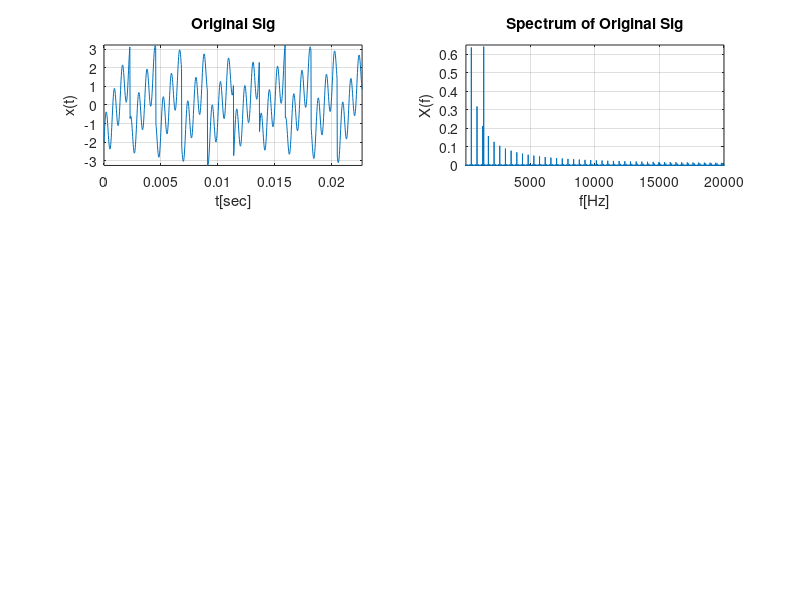

The MATLAB script that drew this image: (Note: this script raises an error after producing the figure.)
fs = 44100;
T = 1;
N = fs*T;
fc = 880;
f0 = 440; f1 = 1396.91;
t = (0:N-1)*(1/fs);
A0 = 2; A1 = 1.3;
fgrid = fs*(0:N-1)/N;
xt = A0*sawtooth(2*pi*f0.*t) + A1*sin(2*pi*f1.*t);
Xf = (1/N)*fft(xt);

%% LP Section: 
% figure(1); subplot(221); plot(t(1:1000),xt(1:1000)); grid on; axis tight; 
% title("Original Sig"); ylabel("x(t)"); xlabel("t[sec]");
% subplot(222); plot(fgrid,abs(Xf)); grid on; axis([20,20000,0,0.65]);
% title("Spectrum of Original Sig"); ylabel("X(f)"); xlabel("f[Hz]");
% 
% [b,a] = AuxiliaryCoeffsLP(fc,fs,N);
% yt = filter(b,a,xt);
% Yf = (1/N)*fft(yt);
% 
% subplot(224); plot(fgrid,abs(Yf)); grid on; axis([20,20000,0,0.65]);
% title("Spectrum of Filtered Sig"); ylabel("Y(f)"); xlabel("f[Hz]");
% subplot(223); plot(t(1:1000),yt(1:1000)); grid on; axis tight; %axis([20,20000,0,1]);
% title("Filtered Sig"); ylabel("x(t)"); xlabel("t[sec]");
% sound(xt,fs); pause(T*1.5); sound(yt,fs);

%% HP section: 
% figure(1); subplot(221); plot(t(1:1000),xt(1:1000),t(1:1000), sawtooth(2*pi*440.*t(1:1000)),'black--'); grid on; axis tight; 
% title("Original Sig with Saw @ 440Hz in black"); ylabel("x(t)"); xlabel("t[sec]");
% subplot(222); plot(fgrid,abs(Xf)); grid on; axis([20,20000,0,0.65]);
% title("Spectrum of Original Sig"); ylabel("X(f)"); xlabel("f[Hz]");
% 
% [b,a] = AuxiliaryCoeffsHP(fc,fs,N);
% yt = filter(b,a,xt);
% Yf = (1/N)*fft(yt);
% 
% subplot(224); plot(fgrid,abs(Yf)); grid on; axis([20,20000,0,0.65]);
% title("Spectrum of Filtered Sig"); ylabel("Y(f)"); xlabel("f[Hz]");
% subplot(223); plot(t(1:1000),yt(1:1000)); grid on; axis tight; %axis([20,20000,0,1]);
% title("Filtered Sig"); ylabel("x(t)"); xlabel("t[sec]");
% sound(xt,fs); pause(T*1.5); sound(yt,fs);

%% BP section: 
figure(1); subplot(321); plot(t(1:1000),xt(1:1000)); grid on; axis tight; 
title("Original Sig"); ylabel("x(t)"); xlabel("t[sec]");
subplot(322); plot(fgrid,abs(Xf)); grid on; axis([20,20000,0,0.65]);
title("Spectrum of Original Sig"); ylabel("X(f)"); xlabel("f[Hz]");

[b,a] = AuxiliaryCoeffsBP(fc,fs,fc/4,N);
yt = filter(b,a,xt);
Yf = (1/N)*fft(yt);

yt_ = RelativeRMS(0,xt,yt);
Yf_ = (1/N)*fft(yt_);
subplot(324); plot(fgrid,abs(Yf)); grid on; axis([20,20000,0,0.65]);
title("Spectrum of Filtered Sig"); ylabel("Y(f)"); xlabel("f[Hz]");
subplot(323); plot(t(1:1000),yt(1:1000)); grid on; axis tight; %axis([20,20000,0,1]);
title("Filtered Sig"); ylabel("x(t)"); xlabel("t[sec]");
sound(xt,fs); pause(T*1.5); sound(yt,fs);
subplot(325); plot(t(1:1000), yt_(1:1000)); grid on;
title("Filtered Sig with Relative RMS"); ylabel("y'(t)"); xlabel("t[sec]");
subplot(326); plot(fgrid,abs(Yf_)); grid on; axis([20,20000,0,1]);
title("Spectrum of Filtered Sig with Relative RMS"); ylabel("Y'(f)"); xlabel("f[Hz]");

x_pow = sum(xt.^2);
yt_power = sum(yt_.^2); % proof of conservation of power 